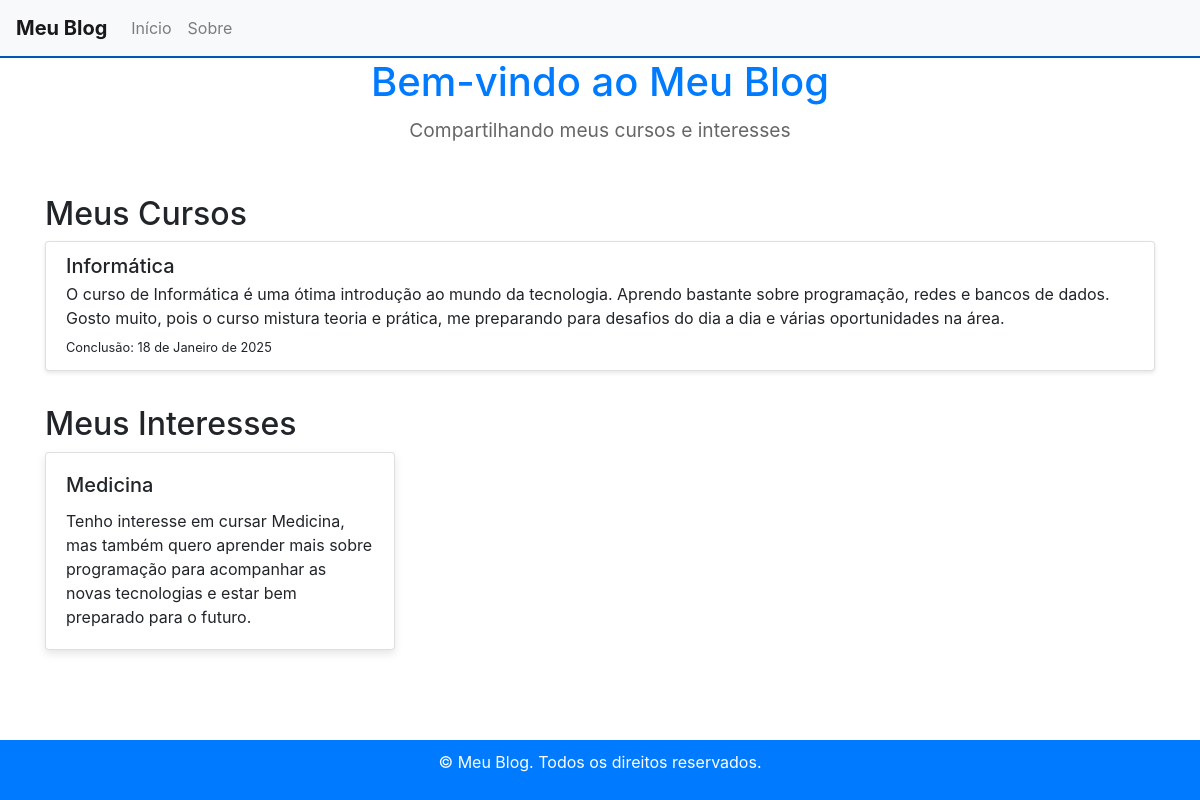
The page / on the database its author committed.
### blog/models.py (models this page shows, shortened)
class Curso(models.Model):
    nome = models.CharField(max_length=200)
    descricao = models.TextField()
    data_conclusao = models.DateField()

class Interesse(models.Model):
    titulo = models.CharField(max_length=200)
    descricao = models.TextField()
    imagem = models.ImageField(upload_to='interesses/', blank=True, null=True)

### blog/views.py (the view)
# urls.py: path('', views.index, name='index'),
def index(request):
    cursos = Curso.objects.all()
    interesses = Interesse.objects.all()
    return render(request, 'blog/index.html', {'cursos': cursos, 'interesses': interesses})

### blog/templates/blog/index.html (shortened to what this page needs)
<!DOCTYPE html>
<html lang="pt-br">
<head>
    {% load static %}
    <link rel="stylesheet" href="https://stackpath.bootstrapcdn.com/bootstrap/4.5.2/css/bootstrap.min.css">
</head>
<body>
    <nav class="navbar navbar-expand-lg navbar-light bg-light">
        <a class="navbar-brand" href="/">Meu Blog</a>
        <div class="collapse navbar-collapse">
            <ul class="navbar-nav mr-auto">
                <li class="nav-item">
                    <a class="nav-link" href="/">Início</a>
                </li>
                <li class="nav-item">
                    <a class="nav-link" href="/sobre/">Sobre</a>
                </li>
            </ul>
        </div>
    </nav>
    <header class="header">
        <h1>Bem-vindo ao Meu Blog</h1>
        <p>Compartilhando meus cursos e interesses</p>
    </header>
    <div class="container">
        <h2>Meus Cursos</h2>
        <div class="list-group">
            {% for curso in cursos %}
            <div class="list-group-item">
                <h5 class="mb-1">{{ curso.nome }}</h5>
                <p class="mb-1">{{ curso.descricao }}</p>
                <small>Conclusão: {{ curso.data_conclusao }}</small>
            </div>
            {% endfor %}
        </div>
        <h2 class="mt-4">Meus Interesses</h2>
        <div class="row">
            {% for interesse in interesses %}
            <div class="col-md-4">
                <div class="card mb-4">
                    <div class="card-body">
                        <h5 class="card-title">{{ interesse.titulo }}</h5>
                        <p class="card-text">{{ interesse.descricao }}</p>
                    </div>
                </div>
            </div>
            {% endfor %}
        </div>
    </div>
    <footer class="footer">
        <p>&copy; {{ current_year }} Meu Blog. Todos os direitos reservados.</p>
    </footer>
</body>
</html>

### blog/templates/blog/index.html (style rules this page uses)
body { font-family: 'Segoe UI', Tahoma, Geneva, Verdana, sans-serif; background-color: #f4f4f9; color: #333; margin: 0; padding: 0; }
.navbar { background-color: #007bff; border-bottom: 2px solid #0056b3; }
.navbar-brand { color: #fff; font-weight: bold; }
.navbar-nav .nav-link { color: #fff; }
.container { padding: 20px; }
.card { border: none; border-radius: 10px; box-shadow: 0 4px 8px rgba(0, 0, 0, 0.1); transition: transform 0.3s; }
.list-group-item { border: none; border-radius: 5px; background-color: #fff; margin-bottom: 10px; box-shadow: 0 2px 4px rgba(0, 0, 0, 0.1); }
.header { text-align: center; margin-bottom: 30px; }
.header h1 { font-size: 2.5rem; color: #007bff; margin-bottom: 10px; }
.header p { font-size: 1.2rem; color: #666; }
.footer { background-color: #007bff; color: #fff; text-align: center; padding: 10px 0; position: fixed; bottom: 0; width: 100%; }

### rows shown on the page
Curso: nome "Informática", descricao "O curso de Informática é uma ótima introdução ao mundo da tecnologia. Aprendo bastante sobre programação, redes e bancos de dados. Gosto muito, pois o curso mistura teoria e prática, me preparando para desafios do dia a dia e várias oportunidades na área.", data_conclusao "18 de Janeiro de 2025"
Interesse: titulo "Medicina", descricao "Tenho interesse em cursar Medicina, mas também quero aprender mais sobre programação para acompanhar as novas tecnologias e estar bem preparado para o futuro."
